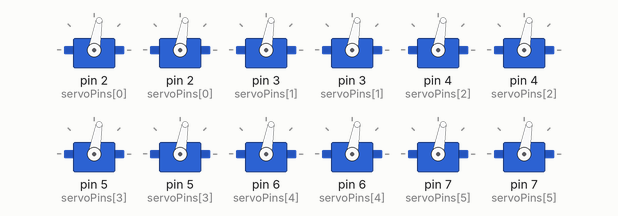
Simulated run of this sketch. Board: Arduino Uno, built with avr-gcc and run on an emulated ATmega328P. On the bench: 12 × servo. Random numbers use the default seed unless the sketch sets one.

Above: at 0.1 s.
At 4.6 s:
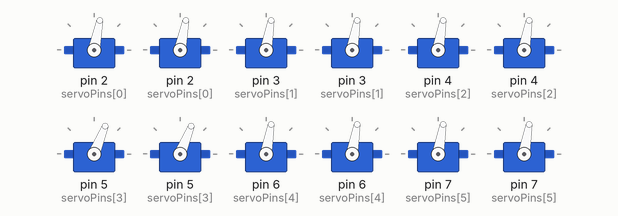
At 17.7 s:
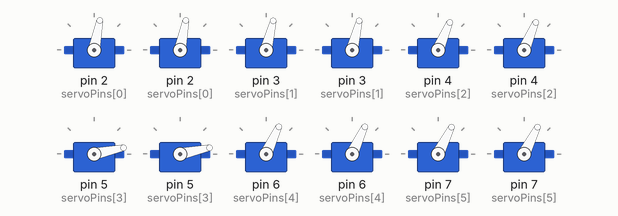
At 22.53 s:
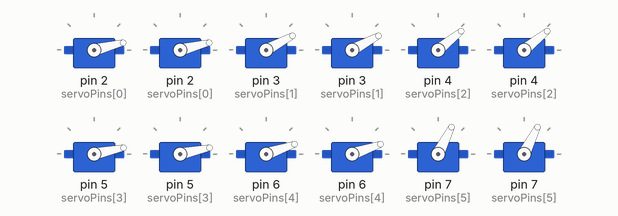
At 26.8 s:
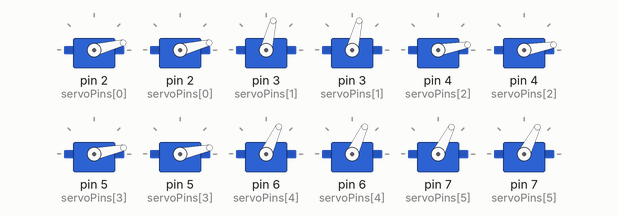
At 34.8 s:
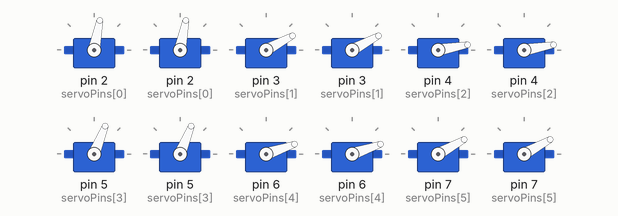
Timing chart, 0 to 40.0 s (numbered marks = the images above):
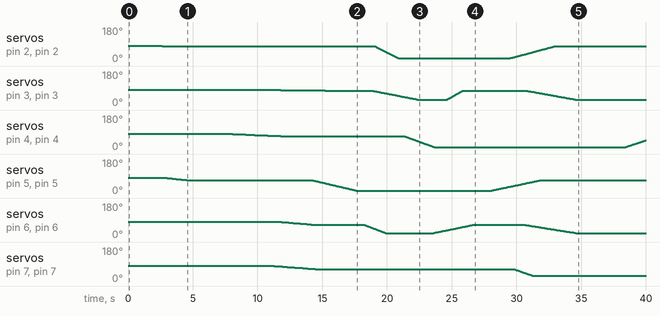

Measured:
- by itself, servo on pin 7 (servoPins[5]), servo on pin 7 (servoPins[5]): moves from 80° to 29° over 19.9 s
- by itself, servo on pin 3 (servoPins[1]), servo on pin 3 (servoPins[1]): 80° → 79° at 11.8 s, → 78° 1.1 s later, → 77° 1.1 s later, → 76° 1.1 s later, … (147 changes in this stretch)
- by itself, servo on pin 4 (servoPins[2]), servo on pin 4 (servoPins[2]): 80° → 79° at 8.1 s, → 78° 0.34 s later, → 77° 0.34 s later, → 76° 0.34 s later, … (106 changes in this stretch)

The sketch:

kinetic-knits.ino
```cpp
#include <Servo.h>

const int numPairs = 9;

// Assign digital pins for each pair (you can change them)
const int servoPins[numPairs] = {2, 3, 4, 5, 6, 7, 8, 9, 10};

// Create servo objects for both servos in each pair
Servo servoA[numPairs];
Servo servoB[numPairs];

// Each pair has its own random behavior variables
int currentAngle[numPairs];
int targetAngle[numPairs];
int minAngle[numPairs];
int maxAngle[numPairs];
int moveDirection[numPairs];
unsigned long nextMoveTime[numPairs];
unsigned long moveDuration[numPairs];
unsigned long moveStartTime[numPairs];
bool isMoving[numPairs];

void setup() {
  randomSeed(analogRead(A0)); // random seed from noise

  for (int i = 0; i < numPairs; i++) {
    servoA[i].attach(servoPins[i]);
    servoB[i].attach(servoPins[i]); // both on same signal wire (shared)
    currentAngle[i] = 80;//random(15, 8);   // start at random angle
    servoA[i].write(currentAngle[i]);
    servoB[i].write(currentAngle[i]);

    minAngle[i] = random(10, 30);        // each pair has its own min range
    maxAngle[i] = random(60, 80);       // and its own max range
    moveDirection[i] = 1;

    nextMoveTime[i] = millis() + random(1000, 13000);  // random initial delay
    isMoving[i] = false;
  }
}

void loop() {
  unsigned long now = millis();

  for (int i = 0; i < numPairs; i++) {

    if (!isMoving[i] && now >= nextMoveTime[i]) {
      // Start a new move
      targetAngle[i] = (moveDirection[i] == 1) ? maxAngle[i] : minAngle[i];
      moveDirection[i] *= -1; // reverse next time

      //moveDuration[i] = random(1000, 3000); // move duration between 1–3s
      moveDuration[i] = random(1000, 5000); // move duration between 1–3s
      moveStartTime[i] = now;
      isMoving[i] = true;
    }

    if (isMoving[i]) {
      float progress = (float)(now - moveStartTime[i]) / moveDuration[i];
      if (progress >= 1.0) {
        progress = 1.0;
        isMoving[i] = false;
        nextMoveTime[i] = now + random(1000, 17000); // pause 1–4s
      }

      int newAngle = currentAngle[i] + (targetAngle[i] - currentAngle[i]) * progress;
      servoA[i].write(newAngle);
      servoB[i].write(newAngle);

      if (!isMoving[i]) {
        currentAngle[i] = targetAngle[i];
      }
    }
  }
}
```
